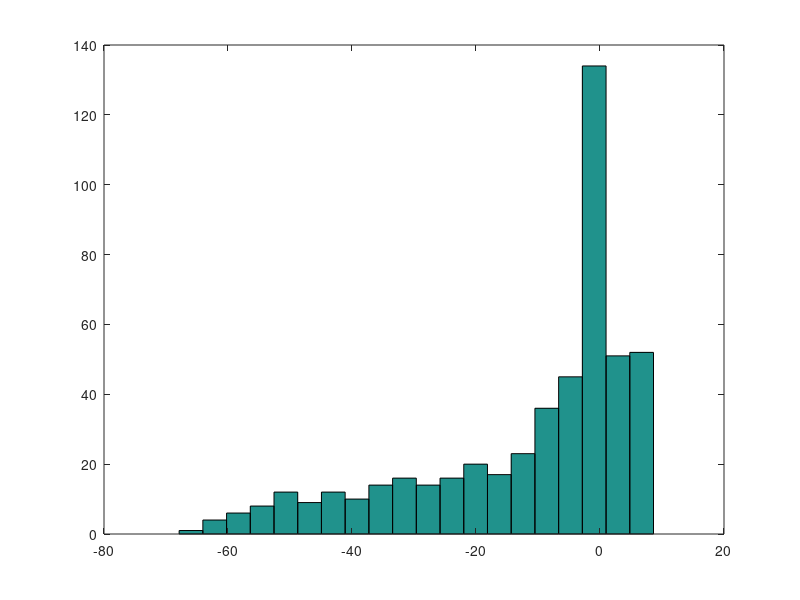

Reproduce this figure in MATLAB.
pkg load statistics;
close all;

N=500;
v=[-2   -1 0   1   2];
p=[0.1 0.4 0 0.3 0.2];

X=randsample(v, N, replacement = true, p);
Y=unifrnd(-1, 4, 1, N);
U=X.^3-Y.^3;

# a
hist(U, 20)

# b
mean(U<0)
mean(U)
var(U)

#c
PT=sum(v.^3 .* p)
